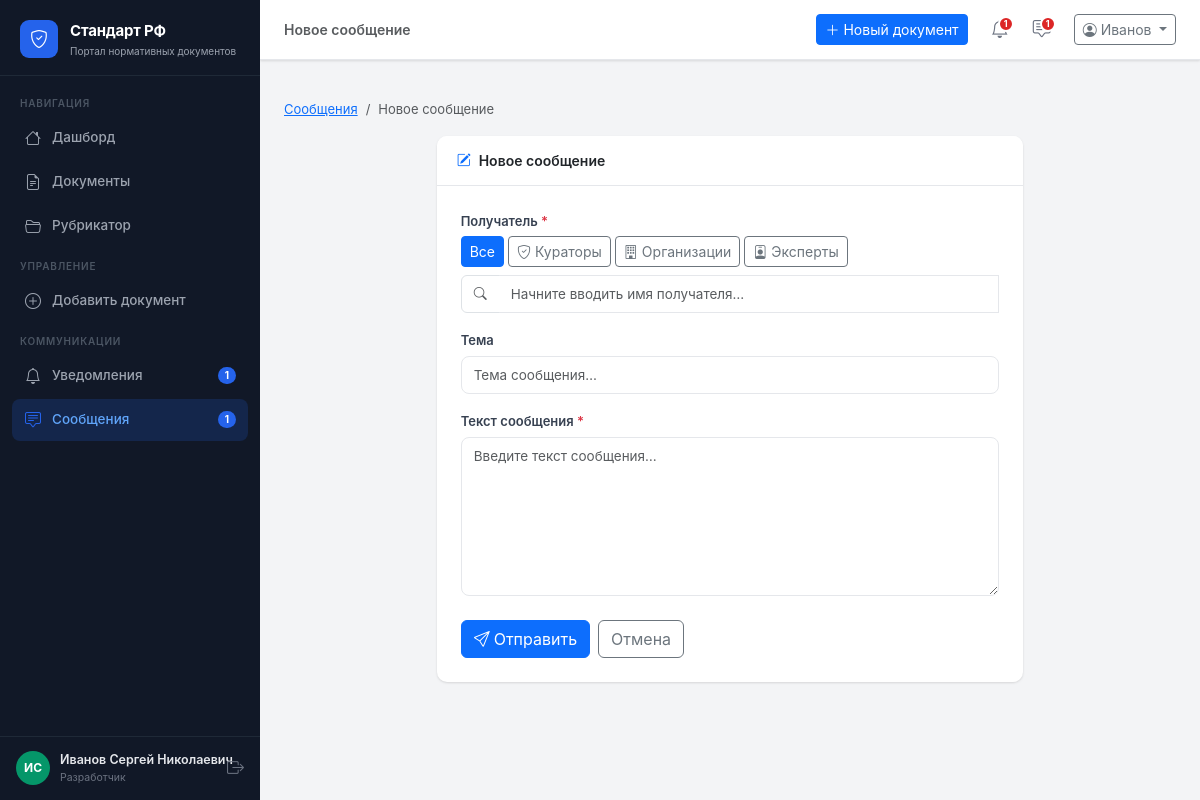
The page /messages/compose (signed in) on the database its author committed.
### app/models.py (models this page shows)
class User(db.Model):
    __tablename__ = 'users'
    id           = db.Column(db.Integer, primary_key=True)
    username     = db.Column(db.String(80), unique=True, nullable=False)
    email        = db.Column(db.String(120), unique=True, nullable=False)
    password     = db.Column(db.String(200), nullable=False, default='demo123')
    role         = db.Column(db.String(20), nullable=False)   # admin | org | expert
    full_name    = db.Column(db.String(200))
    organization = db.Column(db.String(300))
    position     = db.Column(db.String(200))
    created_at   = db.Column(db.DateTime, default=datetime.utcnow)
    phone        = db.Column(db.String(20))
    is_active    = db.Column(db.Boolean, default=True)
    org_id       = db.Column(db.Integer, db.ForeignKey('users.id'), nullable=True)
    rubric_id    = db.Column(db.Integer, db.ForeignKey('rubrics.id'), nullable=True)
    documents     = db.relationship('Document', backref='author', lazy=True,
                                    foreign_keys='Document.author_id')
    comments      = db.relationship('Comment', backref='author', lazy=True)
    notifications = db.relationship('Notification', backref='user', lazy=True)
    def get_initials(self):
        if self.full_name:
            parts = self.full_name.split()
            if len(parts) >= 2:
                return f"{parts[0][0]}{parts[1][0]}".upper()
            return self.full_name[:2].upper()
        return self.username[:2].upper()
    def role_label(self):
        return {'admin': 'Сис. администратор', 'org': 'Разработчик', 'organization': 'Организация', 'expert': 'Эксперт'}.get(self.role, self.role)
    def unread_notifications(self):
        return Notification.query.filter_by(user_id=self.id, is_read=False).count()
    def unread_messages(self):
        return Message.query.filter_by(receiver_id=self.id, is_read=False).count()

### app/routes/messages.py (the view, shortened to what this page needs)
@messages_bp.route('/compose', methods=['GET', 'POST'])
@login_required
def compose():
    user  = get_current_user()
    users = User.query.filter(User.id != user.id).order_by(User.full_name).all()
    prefill_to = request.args.get('to', '')
    return render_template('messages/compose.html',
                           users=users, user=user, prefill_to=prefill_to)

### app/utils.py (called while the page is built)
def login_required(f):
    @wraps(f)
    def decorated(*args, **kwargs):
        if 'user_id' not in session:
            return redirect(url_for('auth.login'))
        return f(*args, **kwargs)
    return decorated

def get_current_user():
    if 'user_id' in session:
        return User.query.get(session['user_id'])
    return None

### app/templates/messages/compose.html (shortened to what this page needs)
{% extends 'base.html' %}
{% block page_title %}Новое сообщение{% endblock %}
{% block content %}
<nav aria-label="breadcrumb" class="mb-3">
  <ol class="breadcrumb" style="font-size:13px;">
    <li class="breadcrumb-item"><a href="{{ url_for('messages.index') }}">Сообщения</a></li>
    <li class="breadcrumb-item active">Новое сообщение</li>
  </ol>
</nav>
<div class="row justify-content-center">
  <div class="col-xl-8">
    <div class="card">
      <div class="card-header">
        <i class="bi bi-pencil-square text-primary me-2"></i>Новое сообщение
      </div>
      <div class="card-body p-4">
        <form method="POST" action="{{ url_for('messages.compose') }}" id="composeForm"
              onsubmit="return validateCompose(this)">
          <div class="mb-3">
            <label class="form-label fw-semibold">
              Получатель <span class="text-danger">*</span>
            </label>
            <div class="d-flex gap-1 mb-2" id="roleFilters">
              <button type="button" class="btn btn-sm btn-primary role-filter-btn" data-role="all">
                Все
              </button>
              <button type="button" class="btn btn-sm btn-outline-secondary role-filter-btn" data-role="admin">
                <i class="bi bi-shield-check me-1"></i>Кураторы
              </button>
              <button type="button" class="btn btn-sm btn-outline-secondary role-filter-btn" data-role="org">
                <i class="bi bi-building me-1"></i>Организации
              </button>
              <button type="button" class="btn btn-sm btn-outline-secondary role-filter-btn" data-role="expert">
                <i class="bi bi-person-badge me-1"></i>Эксперты
              </button>
            </div>
            <div class="recipient-wrap position-relative">
              <div class="input-group">
                <span class="input-group-text bg-white">
                  <i class="bi bi-search text-muted" style="font-size:13px;"></i>
                </span>
                <input type="text" id="recipientSearch" class="form-control border-start-0"
                       placeholder="Начните вводить имя получателя…"
                       autocomplete="off">
              </div>
                {% set role_colors = {'admin':'#7c3aed','org':'#2563eb','expert':'#059669'} %}
                {% set role_labels = {'admin':'Куратор ЭС','org':'Организация','expert':'Эксперт'} %}
                {% set role_badge  = {'admin':'purple','org':'primary','expert':'success'} %}
            </div>
          </div>
          <div class="mb-3">
            <label class="form-label fw-semibold">Тема</label>
            <input type="text" name="subject" class="form-control"
                   placeholder="Тема сообщения…">
          </div>
          <div class="mb-4">
            <label class="form-label fw-semibold">
              Текст сообщения <span class="text-danger">*</span>
            </label>
            <textarea name="text" class="form-control" rows="7"
                      placeholder="Введите текст сообщения…" required></textarea>
          </div>
          <div class="d-flex gap-2">
            <button type="submit" class="btn btn-primary">
              <i class="bi bi-send me-1"></i>Отправить
            </button>
            <a href="{{ url_for('messages.index') }}" class="btn btn-outline-secondary">
              Отмена
            </a>
          </div>
        </form>
      </div>
    </div>
  </div>
</div>
{% endblock %}

### app/templates/base.html (shortened to what this page needs)
<!DOCTYPE html>
<html lang="ru">
<head>
  <link rel="stylesheet"
        href="https://cdn.jsdelivr.net/npm/bootstrap@5.3.3/dist/css/bootstrap.min.css" />
  <link rel="stylesheet"
        href="https://cdn.jsdelivr.net/npm/bootstrap-icons@1.11.3/font/bootstrap-icons.min.css" />
  <link rel="stylesheet" href="{{ url_for('static', filename='css/main.css') }}" />
</head>
<body>
<aside class="sidebar" id="sidebar">
  <div class="sidebar-brand">
    <div class="brand-icon"><i class="bi bi-shield-check"></i></div>
    <div class="brand-text">
      <span class="brand-title">Стандарт РФ</span>
      <span class="brand-sub">Портал нормативных документов</span>
    </div>
  </div>
  <nav class="sidebar-nav">
    <div class="nav-section-label">Навигация</div>
    <a href="{{ url_for('main.dashboard') }}"
       class="nav-link {% if request.endpoint == 'main.dashboard' %}active{% endif %}">
      <i class="bi bi-house"></i><span>Дашборд</span>
    </a>
    <a href="{{ url_for('documents.list_documents') }}"
       class="nav-link {% if request.blueprint == 'documents' and request.endpoint != 'documents.add' %}active{% endif %}">
      <i class="bi bi-file-earmark-text"></i><span>Документы</span>
    </a>
    <a href="{{ url_for('rubrics.index') }}"
       class="nav-link {% if request.blueprint == 'rubrics' %}active{% endif %}">
      <i class="bi bi-folder2-open"></i><span>Рубрикатор</span>
    </a>
    {% if session.role in ('admin', 'org', 'organization') %}
    <div class="nav-section-label mt-2">Управление</div>
    {% if session.role == 'org' %}
    <a href="{{ url_for('documents.add') }}"
       class="nav-link {% if request.endpoint == 'documents.add' %}active{% endif %}">
      <i class="bi bi-plus-circle"></i><span>Добавить документ</span>
    </a>
    {% endif %}
    {% endif %}
    <div class="nav-section-label mt-2">Коммуникации</div>
    <a href="{{ url_for('notifications.index') }}"
       class="nav-link {% if request.blueprint == 'notifications' %}active{% endif %}">
      <i class="bi bi-bell"></i><span>Уведомления</span>
      {% set unread_n = current_user.unread_notifications() if current_user else 0 %}
      {% if unread_n > 0 %}
      <span class="nav-badge">{{ unread_n }}</span>
      {% endif %}
    </a>
    <a href="{{ url_for('messages.index') }}"
       class="nav-link {% if request.blueprint == 'messages' %}active{% endif %}">
      <i class="bi bi-chat-square-text"></i><span>Сообщения</span>
      {% set unread_m = current_user.unread_messages() if current_user else 0 %}
      {% if unread_m > 0 %}
      <span class="nav-badge">{{ unread_m }}</span>
      {% endif %}
    </a>
  </nav>
  <div class="sidebar-footer">
    <div class="user-card">
      {% set _avatar_colors = ['#2563eb','#7c3aed','#059669','#d97706','#dc2626'] %}
      <div class="user-avatar" style="background:{{ _avatar_colors[(current_user.id % _avatar_colors|length) if current_user else 0] }}">
        {{ current_user.get_initials() if current_user else '?' }}
      </div>
      <div class="user-info">
        <div class="user-name">{{ session.full_name or 'Гость' }}</div>
        <div class="user-role">{{ current_user.role_label() if current_user else '' }}</div>
      </div>
    </div>
    <a href="{{ url_for('auth.logout') }}" class="btn-logout" title="Выйти">
      <i class="bi bi-box-arrow-right"></i>
    </a>
  </div>
</aside>
<div class="main-wrapper">
  <header class="topbar">
    <div class="topbar-breadcrumb">
      {% block breadcrumb %}
      <span class="text-muted">{% block page_title %}{% endblock %}</span>
      {% endblock %}
    </div>
    <div class="topbar-actions ms-auto">
      {% if session.role == 'org' %}
      <a href="{{ url_for('documents.add') }}" class="btn btn-primary btn-sm me-2">
        <i class="bi bi-plus-lg me-1"></i>Новый документ
      </a>
      {% endif %}
      <a href="{{ url_for('notifications.index') }}" class="topbar-icon-btn" title="Уведомления">
        {% set unread_n = current_user.unread_notifications() if current_user else 0 %}
        {% if unread_n > 0 %}<span class="dot-badge">{{ unread_n }}</span>{% endif %}
      </a>
      <a href="{{ url_for('messages.index') }}" class="topbar-icon-btn" title="Сообщения">
        {% set unread_m = current_user.unread_messages() if current_user else 0 %}
        {% if unread_m > 0 %}<span class="dot-badge">{{ unread_m }}</span>{% endif %}
      </a>
      <div class="dropdown ms-2">
        <button class="btn btn-outline-secondary btn-sm dropdown-toggle" data-bs-toggle="dropdown">
          <i class="bi bi-person-circle me-1"></i>{{ session.full_name.split()[0] if session.full_name else 'Гость' }}
        </button>
      </div>
    </div>
  </header>
  <div class="flash-container">
  </div>
  <main class="page-content">
    {% block content %}{% endblock %}
  </main>
</div>
</body>
</html>

### rows shown on the page
User: full_name "ИС", full_name "Иванов Сергей Николаевич", role "Разработчик"

### other values the page prints
{{ unread_n }} "1"
{{ unread_m }} "1"
{{ session.full_name.split()[0] if session.full_name else 'Гость' }} "Иванов"
